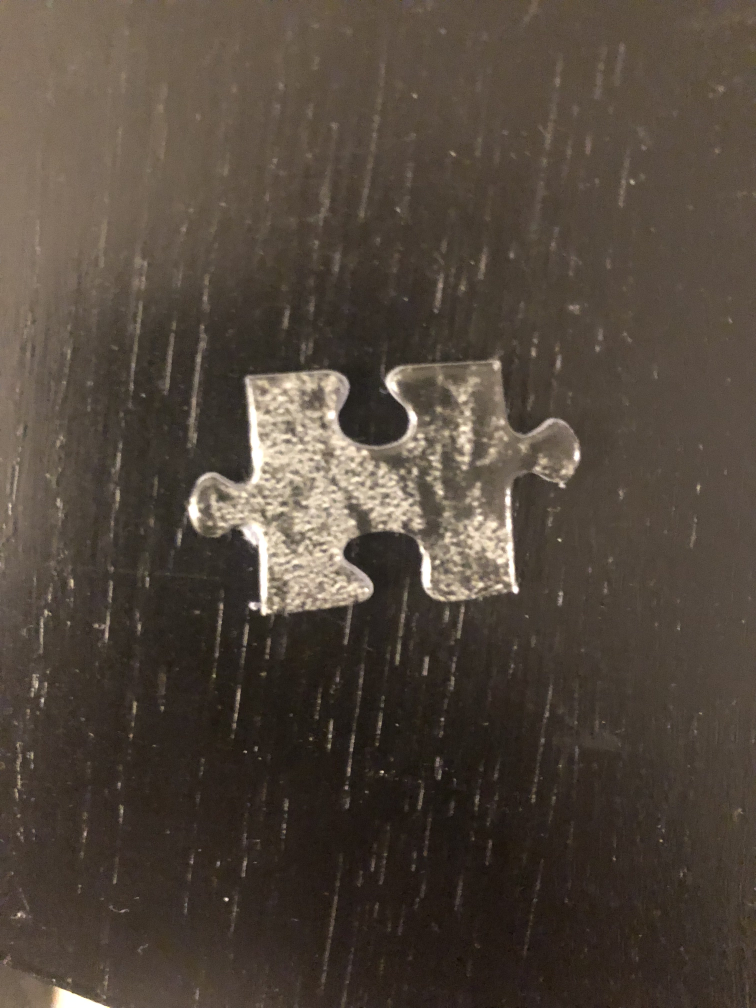
#> input picture jigsaw_examples/1000_castle_jigsaw/piece_poor_photo.JPG, 3024 x 4032 px (shown at 1/4 size)
$ python -i img_utils.py   (imports and definitions only)
#> lines starting #> are read from the running program, lines starting #| are printed output that depends on the picture; after the words box and inside, x2 and y2 are one past the last pixel; in counts of white or black regions, pixels touching at a corner belong together
#> further down, picture is the input picture: shape (4032, 3024, 3); mean B, G, R 60.3, 70.6, 81.4
import cv2
import imutils
import numpy as np
from PIL import Image


# [51 lines left out: functions resize, cut_image_to_grid, scale_contour, not called in this run]


def contour_crop(img, thresh=120, color=255):
    # convert the image to grayscale and threshold it
#> called with thresh = 120, color = 255
    gray = convert_to_cv_img(img, cv2.COLOR_BGR2GRAY)
#> in convert_to_cv_img, `cv_img = cv2.cvtColor(np.array(pil_img), mode)`:
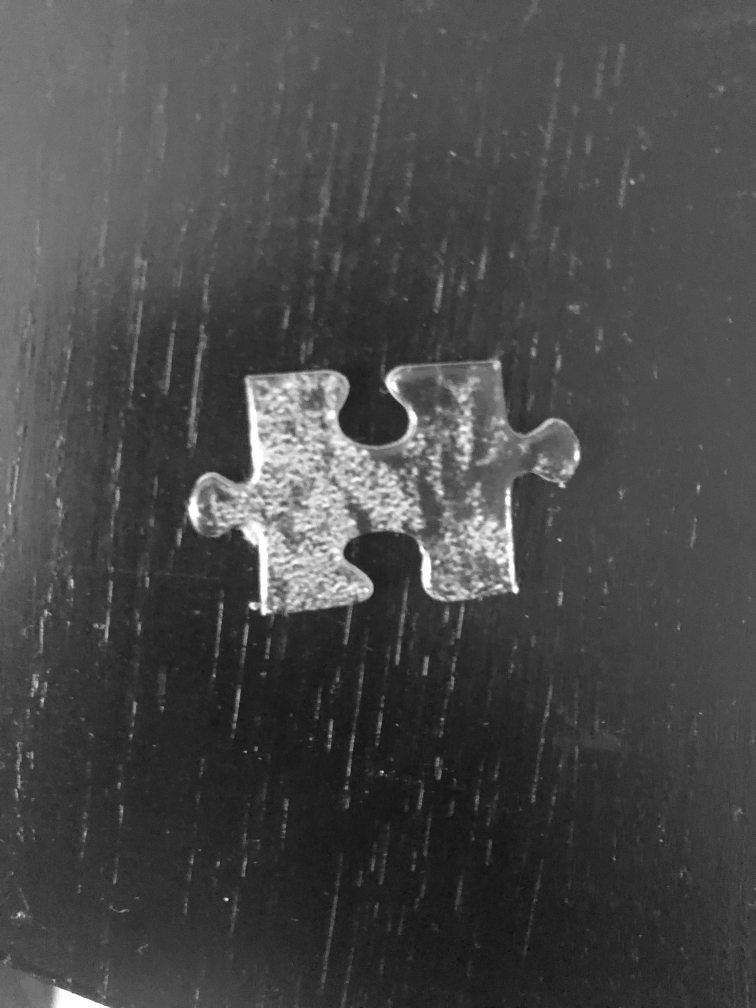
#> cv_img: shape (4032, 3024) (shown at 1/4 size); min 3, max 255, mean 72.7
    img = convert_to_cv_img(img)
    thresh = cv2.threshold(gray, thresh, color, cv2.THRESH_BINARY_INV)[1]
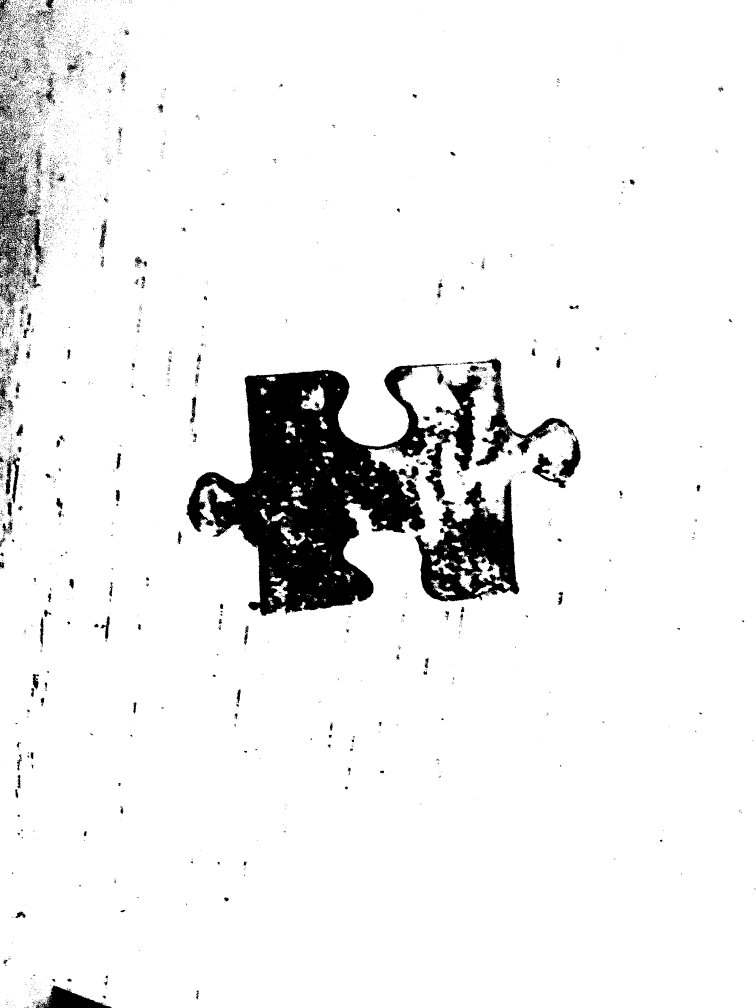
#> thresh: shape (4032, 3024) (shown at 1/4 size); 93.2% white; 8473 black regions (7739 under 20 px)

    #  find the largest contour in the threshold image
    cnts = cv2.findContours(thresh.copy(), cv2.RETR_EXTERNAL, cv2.CHAIN_APPROX_SIMPLE)
#> cnts = 760 contours, 686 with area under 20; largest, box (x1, y1, x2, y2) and area: (0, 0, 3024, 4032) 12118061, (0, 908, 41, 968) 672, (0, 712, 54, 772) 504, (46, 764, 85, 804) 302, (50, 715, 91, 741) 210
    cnts = imutils.grab_contours(cnts)
    c = max(cnts, key=cv2.contourArea)
#> c = contour of 7564 points, box (x1, y1, x2, y2) (0, 0, 3024, 4032), area 12118061

    color_mask = (color, color, color)

    # Extract image inside c
    output = img.copy()
    mask = np.zeros_like(output)  # Create mask where white is what we want, black otherwise
    cv2.drawContours(mask, [c], -1, color_mask, -1)  # Draw filled contour in mask
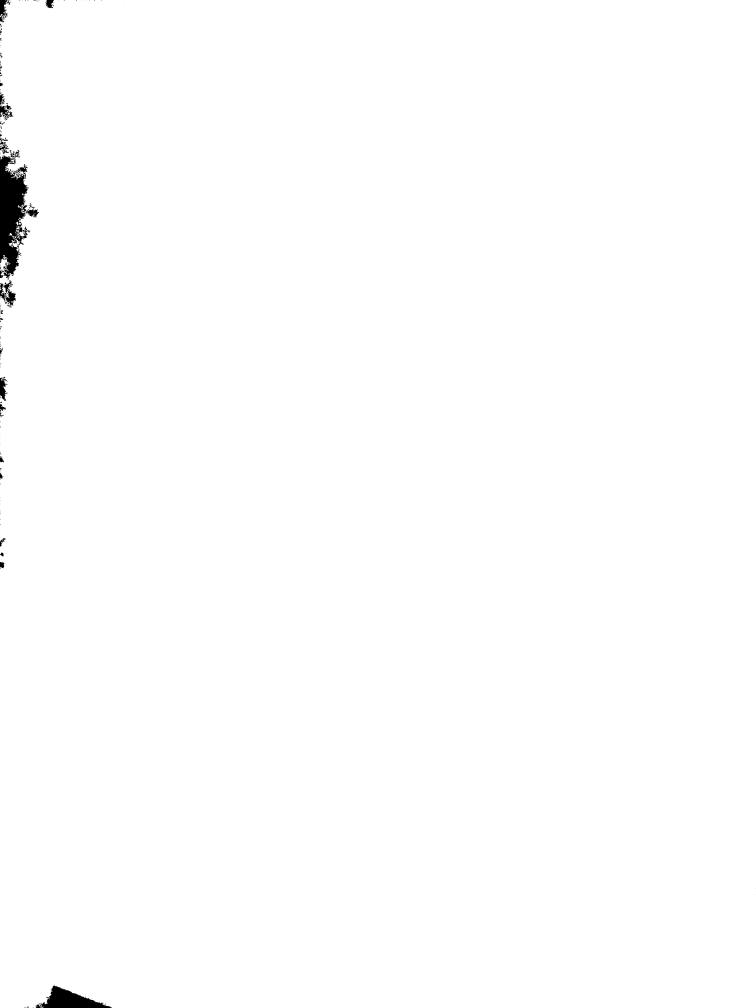
#> mask: shape (4032, 3024, 3) (shown at 1/4 size); 99.5% white; 179 black regions (137 under 20 px), largest, box (x1, y1, x2, y2) and area: (0, 599, 156, 1121) 37313, (155, 3942, 447, 4032) 12717, (0, 1120, 64, 1231) 2875
    out = np.zeros_like(output)  # Extract out the object and place into output image
    out[mask == color_mask] = output[mask == color_mask]

    # Crop image to contour area
    (y, x, z) = np.where(mask == color_mask)
    (topy, topx) = (np.min(y), np.min(x))
#> topy = 0; topx = 0
    (bottomy, bottomx) = (np.max(y), np.max(x))
#> bottomy = 4031; bottomx = 3023
    out = out[topy:bottomy + 1, topx:bottomx + 1]

    return convert_to_pil_img(out)


# [69 lines left out: functions draw_params, draw_params_SIFT, run_ORB_search, run_SIFT_search, not called in this run]


def convert_to_cv_img(pil_img, mode=cv2.COLOR_RGB2BGR):
    cv_img = cv2.cvtColor(np.array(pil_img), mode)
    return cv_img


def convert_to_pil_img(cv_img, mode=cv2.COLOR_BGR2RGB):
    # OpenCV uses BGR and PIL uses RGB, flip from BGR to RGB before converting to PIL Image
#> called with mode = 4
    cv_rgb = cv2.cvtColor(cv_img, mode)
    pil_img = Image.fromarray(cv_rgb)

    return pil_img


# [7 lines left out: function load_img_from_input, not called in this run]

>>> import cv2
>>> picture = cv2.imread('../../../jigsaw_examples/1000_castle_jigsaw/piece_poor_photo.JPG')
>>> result = contour_crop(picture)
